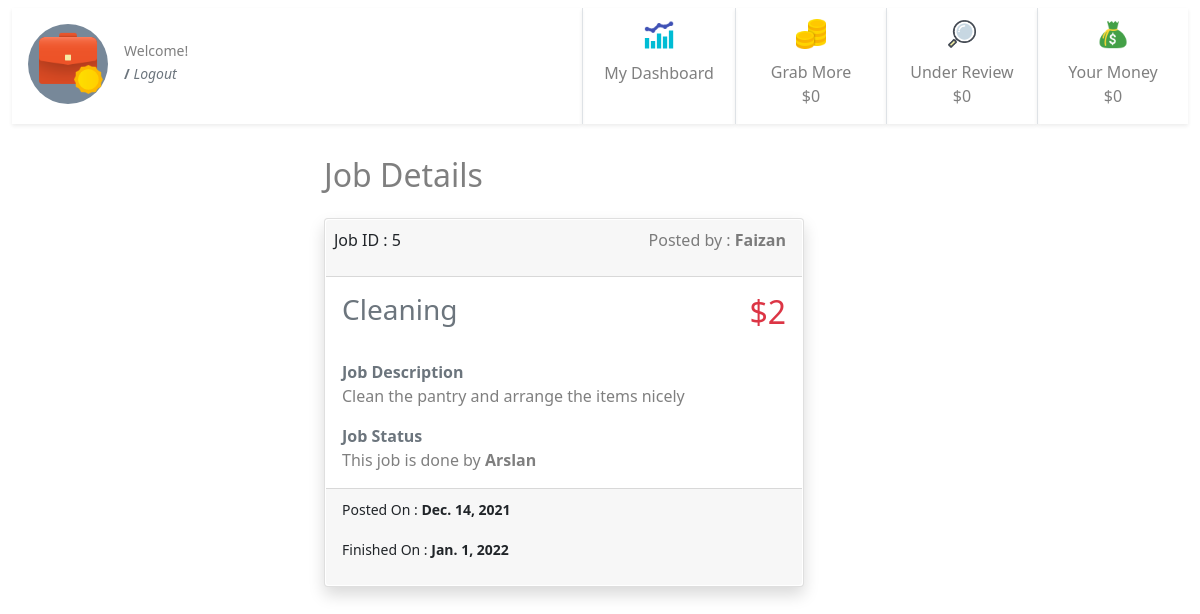
Page /5/ (signed in) on the earlier database version.
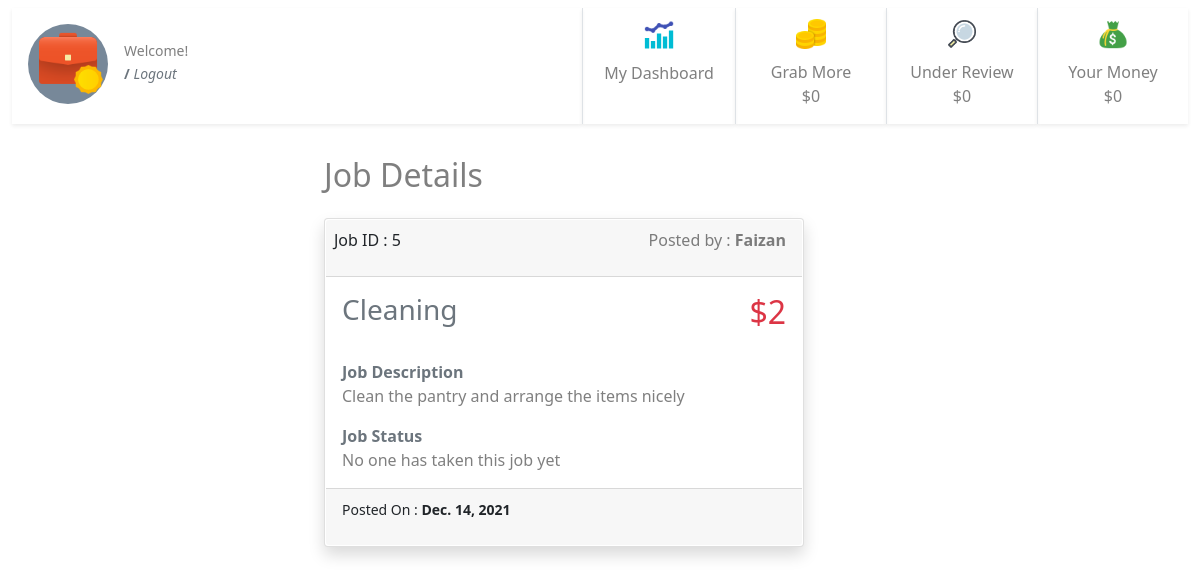
Same page on the later database version.
### jobs/models.py (models this page shows, shortened)
class JobPost(models.Model):
    job_title = models.CharField(max_length=200)
    publish_date = models.DateTimeField('date published', auto_now_add=True)
    job_detail = models.CharField(max_length=200)
    job_price = models.IntegerField(default=0)
    job_taken = models.BooleanField(default=False)
    job_under_review = models.BooleanField(default=False)
    job_passed_review = models.BooleanField(default=False)
    job_taken_date = models.DateTimeField('date job taken', null=True, blank=True)
    job_done = models.BooleanField(default=False)
    job_done_date = models.DateTimeField('date job completed', null=True, blank=True)
    job_taker = models.ForeignKey(User, on_delete=models.CASCADE, null=True, blank=True, related_name='job_user')
    job_creator = models.ForeignKey(User, on_delete=models.CASCADE, null=True, blank=True, related_name='job_author')
    job_rejected_by_admin = models.BooleanField(default=False)
    job_expired = models.BooleanField(default=False)

### jobs/views.py (the view)
# urls.py: path('<int:pk>/', views.detail, name='detail'),
@login_required
def detail(request, pk):
    print(pk)
    detail = get_object_or_404(JobPost, pk=pk)
    template = loader.get_template('jobs/detail.html')
    if request.user == 'AnonymousUser':
        usr = "None"
    else:
        usr = request.user
    context = {
    'detail': detail,
    'user': usr,
     }
    return HttpResponse(template.render(context, request))

### jobs/templates/jobs/detail.html (shortened to what the changed rows need)
{% extends "jobs/base.html" %} {% block user %} {{user.first_name}} {{user.last_name}} {% endblock user %} {% block detail %} {% load static %}
<div class="container-fluid">
    {% if detail %}
    <div class="row justify-content-center">
        <div class="col-6 ">
            <h2 class="py-3 text-start text-black-50">Job Details</h2>
            <div class="card mb-4 shadow " style="width: 30rem;">
                <a class="btn p-0" href="../" style="width: 100%;">
                    <div class="card-body p-0">
                        <div class="card-header d-flex ps-2 m-0 bg-gray  justify-content-between">
                            Job ID : {{detail.id}}
                            <p class="text-black-50 ">Posted by : <strong>{{detail.job_creator.first_name}}</strong> </p>
                        </div>
                        <div class="d-flex justify-content-between">
                            <h3 class="card-title pb-1 p-3 text-secondary">{{ detail.job_title }}</h3>
                            <h2 class="text-danger pb-1 p-3">${{detail.job_price}}</h2>
                        </div>
                        <div class="py-0 p-3 text-start">
                            <strong class="text-secondary">Job Description</strong>
                            <p class="text-black-50">{{detail.job_detail}}</p>
                            <strong class="text-secondary">Job Status</strong> {% if detail.job_done %}
                            <p class="text-black-50">This job is done by <strong>{{detail.job_taker.first_name}}</strong> </p>
                            {% elif detail.job_taken %}
                            <p class="text-black-50">This job is taken by <strong>{{detail.job_taker.first_name}}</strong> </p>
                            {% else %}
                            <p class="text-black-50">No one has taken this job yet</p>
                            {% endif %}
                        </div>
                    </div>
                    <div class="card-footer bg-gray mt-0 text-dark-50 text-start">
                        <p><small class="card-text ">Posted On : <strong> {{detail.publish_date.date}}</strong></small></p>
                        {% if detail.job_done %}
                        <p><small class="card-text">Finished On : <strong>{{detail.job_done_date.date}}</strong></small></p>
                        {% else %}
                        <p></p>
                        {% endif %}
                    </div>
                </a>
            </div>
        </div>
    </div>
    {% else %}
    <div class="card-body">
        <h2 class="card-title">No data available.</h2>
    </div>
    {% endif %}
</div>
{% endblock detail %}

Differences in the rows shown:
changed JobPost "Cleaning": job_done True → False (drawn); job_taker.first_name "Arslan" → (not shown); job_done_date "Jan. 1, 2022" → (not shown)
Other differences:
text no longer shown: "This job is done by Finished On :"
text now shown: "No one has taken this job yet"
